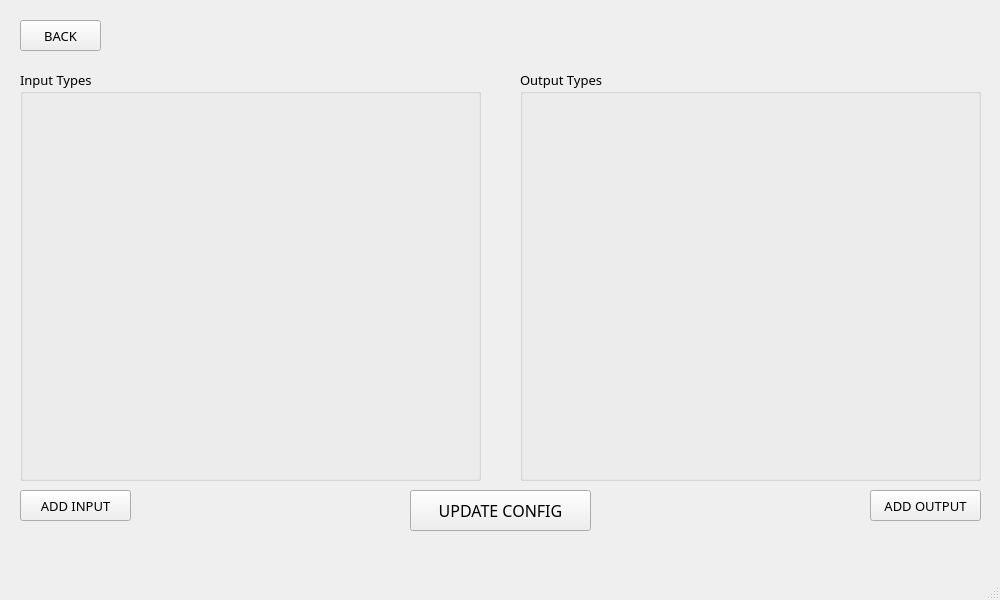
<?xml version="1.0" encoding="UTF-8"?>
<ui version="4.0">
 <class>ConfigBuilder</class>
 <widget class="QMainWindow" name="ConfigBuilder">
  <property name="geometry">
   <rect>
    <x>0</x>
    <y>0</y>
    <width>1000</width>
    <height>600</height>
   </rect>
  </property>
  <property name="minimumSize">
   <size>
    <width>1000</width>
    <height>600</height>
   </size>
  </property>
  <property name="windowTitle">
   <string>ConfigBuilder</string>
  </property>
  <widget class="QWidget" name="centralwidget">
   <widget class="QGroupBox" name="InputTypesBox">
    <property name="geometry">
     <rect>
      <x>20</x>
      <y>70</y>
      <width>461</width>
      <height>411</height>
     </rect>
    </property>
    <property name="font">
     <font>
      <family>Montserrat Light</family>
      <pointsize>10</pointsize>
     </font>
    </property>
    <property name="autoFillBackground">
     <bool>false</bool>
    </property>
    <property name="title">
     <string>Input Types</string>
    </property>
    <widget class="QWidget" name="verticalLayoutWidget">
     <property name="geometry">
      <rect>
       <x>10</x>
       <y>20</y>
       <width>441</width>
       <height>381</height>
      </rect>
     </property>
     <layout class="QVBoxLayout" name="InputTypesBoxLayout"/>
    </widget>
   </widget>
   <widget class="QGroupBox" name="OutputTypesBox">
    <property name="geometry">
     <rect>
      <x>520</x>
      <y>70</y>
      <width>461</width>
      <height>411</height>
     </rect>
    </property>
    <property name="font">
     <font>
      <family>Montserrat Light</family>
      <pointsize>10</pointsize>
      <kerning>true</kerning>
     </font>
    </property>
    <property name="layoutDirection">
     <enum>Qt::LeftToRight</enum>
    </property>
    <property name="title">
     <string>Output Types</string>
    </property>
    <widget class="QWidget" name="verticalLayoutWidget_2">
     <property name="geometry">
      <rect>
       <x>10</x>
       <y>20</y>
       <width>441</width>
       <height>381</height>
      </rect>
     </property>
     <layout class="QVBoxLayout" name="OutputTypesBoxLayout"/>
    </widget>
   </widget>
   <widget class="QPushButton" name="AddInputButton">
    <property name="geometry">
     <rect>
      <x>20</x>
      <y>490</y>
      <width>111</width>
      <height>31</height>
     </rect>
    </property>
    <property name="font">
     <font>
      <family>Montserrat Light</family>
      <pointsize>10</pointsize>
     </font>
    </property>
    <property name="text">
     <string>ADD INPUT</string>
    </property>
   </widget>
   <widget class="QPushButton" name="BackButton">
    <property name="geometry">
     <rect>
      <x>20</x>
      <y>20</y>
      <width>81</width>
      <height>31</height>
     </rect>
    </property>
    <property name="font">
     <font>
      <family>Montserrat Light</family>
      <pointsize>10</pointsize>
      <weight>50</weight>
      <bold>false</bold>
     </font>
    </property>
    <property name="text">
     <string>BACK</string>
    </property>
   </widget>
   <widget class="QPushButton" name="AddOutputButton">
    <property name="geometry">
     <rect>
      <x>870</x>
      <y>490</y>
      <width>111</width>
      <height>31</height>
     </rect>
    </property>
    <property name="font">
     <font>
      <family>Montserrat Light</family>
      <pointsize>10</pointsize>
     </font>
    </property>
    <property name="text">
     <string>ADD OUTPUT</string>
    </property>
   </widget>
   <widget class="QPushButton" name="UpdateConfigButton">
    <property name="geometry">
     <rect>
      <x>410</x>
      <y>490</y>
      <width>181</width>
      <height>41</height>
     </rect>
    </property>
    <property name="font">
     <font>
      <family>Montserrat Medium</family>
      <pointsize>12</pointsize>
      <weight>50</weight>
      <bold>false</bold>
     </font>
    </property>
    <property name="text">
     <string>UPDATE CONFIG</string>
    </property>
   </widget>
  </widget>
  <widget class="QMenuBar" name="menubar">
   <property name="geometry">
    <rect>
     <x>0</x>
     <y>0</y>
     <width>1000</width>
     <height>21</height>
    </rect>
   </property>
  </widget>
  <widget class="QStatusBar" name="statusbar"/>
 </widget>
 <resources/>
 <connections/>
</ui>
